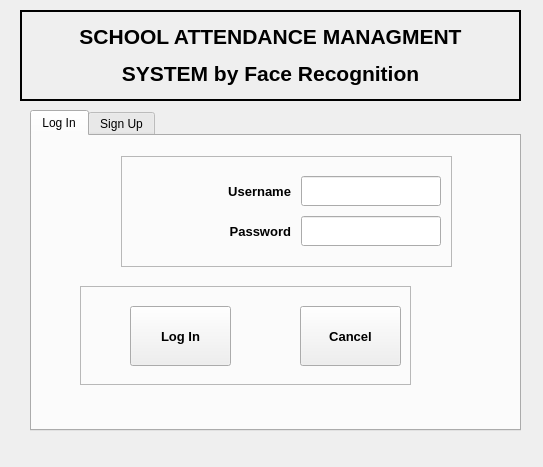
<?xml version="1.0" encoding="UTF-8"?>
<ui version="4.0">
 <class>Dialog</class>
 <widget class="QDialog" name="Dialog">
  <property name="geometry">
   <rect>
    <x>0</x>
    <y>0</y>
    <width>543</width>
    <height>467</height>
   </rect>
  </property>
  <property name="windowTitle">
   <string>Dialog</string>
  </property>
  <widget class="QTabWidget" name="tabWidget">
   <property name="geometry">
    <rect>
     <x>30</x>
     <y>110</y>
     <width>491</width>
     <height>321</height>
    </rect>
   </property>
   <property name="autoFillBackground">
    <bool>true</bool>
   </property>
   <property name="currentIndex">
    <number>0</number>
   </property>
   <widget class="QWidget" name="tab">
    <attribute name="title">
     <string>Log In</string>
    </attribute>
    <widget class="QPushButton" name="pushButton_3">
     <property name="enabled">
      <bool>false</bool>
     </property>
     <property name="geometry">
      <rect>
       <x>10</x>
       <y>20</y>
       <width>121</width>
       <height>111</height>
      </rect>
     </property>
     <property name="text">
      <string/>
     </property>
     <property name="icon">
      <iconset resource="icons.qrc">
       <normaloff>:/staticfiles/icons/managment3.png</normaloff>
       <disabledoff>:/staticfiles/icons/managment3.png</disabledoff>:/staticfiles/icons/managment3.png</iconset>
     </property>
     <property name="iconSize">
      <size>
       <width>100</width>
       <height>100</height>
      </size>
     </property>
     <property name="autoDefault">
      <bool>true</bool>
     </property>
     <property name="flat">
      <bool>true</bool>
     </property>
    </widget>
    <widget class="QFrame" name="frame_2">
     <property name="geometry">
      <rect>
       <x>48</x>
       <y>150</y>
       <width>331</width>
       <height>99</height>
      </rect>
     </property>
     <property name="frameShape">
      <enum>QFrame::StyledPanel</enum>
     </property>
     <property name="frameShadow">
      <enum>QFrame::Raised</enum>
     </property>
     <widget class="QPushButton" name="pushButton_2">
      <property name="geometry">
       <rect>
        <x>220</x>
        <y>20</y>
        <width>101</width>
        <height>60</height>
       </rect>
      </property>
      <property name="font">
       <font>
        <pointsize>10</pointsize>
        <weight>75</weight>
        <bold>true</bold>
       </font>
      </property>
      <property name="text">
       <string>Cancel</string>
      </property>
     </widget>
     <widget class="QPushButton" name="pushButton">
      <property name="geometry">
       <rect>
        <x>50</x>
        <y>20</y>
        <width>101</width>
        <height>60</height>
       </rect>
      </property>
      <property name="font">
       <font>
        <pointsize>10</pointsize>
        <weight>75</weight>
        <bold>true</bold>
       </font>
      </property>
      <property name="text">
       <string>Log In</string>
      </property>
     </widget>
    </widget>
    <widget class="QLabel" name="label_4">
     <property name="enabled">
      <bool>true</bool>
     </property>
     <property name="geometry">
      <rect>
       <x>9</x>
       <y>260</y>
       <width>471</width>
       <height>30</height>
      </rect>
     </property>
     <property name="font">
      <font>
       <family>Segoe UI</family>
       <pointsize>8</pointsize>
       <weight>75</weight>
       <bold>true</bold>
      </font>
     </property>
     <property name="text">
      <string/>
     </property>
     <property name="alignment">
      <set>Qt::AlignCenter</set>
     </property>
    </widget>
    <widget class="QFrame" name="frame">
     <property name="geometry">
      <rect>
       <x>89</x>
       <y>20</y>
       <width>331</width>
       <height>111</height>
      </rect>
     </property>
     <property name="frameShape">
      <enum>QFrame::StyledPanel</enum>
     </property>
     <property name="frameShadow">
      <enum>QFrame::Raised</enum>
     </property>
     <widget class="QLabel" name="label">
      <property name="geometry">
       <rect>
        <x>40</x>
        <y>20</y>
        <width>130</width>
        <height>30</height>
       </rect>
      </property>
      <property name="font">
       <font>
        <family>Segoe UI</family>
        <pointsize>10</pointsize>
        <weight>75</weight>
        <bold>true</bold>
       </font>
      </property>
      <property name="text">
       <string>Username</string>
      </property>
      <property name="alignment">
       <set>Qt::AlignRight|Qt::AlignTrailing|Qt::AlignVCenter</set>
      </property>
     </widget>
     <widget class="QLineEdit" name="lineEdit_2">
      <property name="geometry">
       <rect>
        <x>180</x>
        <y>60</y>
        <width>140</width>
        <height>30</height>
       </rect>
      </property>
      <property name="echoMode">
       <enum>QLineEdit::Password</enum>
      </property>
     </widget>
     <widget class="QLineEdit" name="lineEdit">
      <property name="geometry">
       <rect>
        <x>180</x>
        <y>20</y>
        <width>140</width>
        <height>30</height>
       </rect>
      </property>
     </widget>
     <widget class="QLabel" name="label_2">
      <property name="geometry">
       <rect>
        <x>60</x>
        <y>60</y>
        <width>110</width>
        <height>30</height>
       </rect>
      </property>
      <property name="font">
       <font>
        <family>Segoe UI</family>
        <pointsize>10</pointsize>
        <weight>75</weight>
        <bold>true</bold>
       </font>
      </property>
      <property name="text">
       <string>Password</string>
      </property>
      <property name="alignment">
       <set>Qt::AlignRight|Qt::AlignTrailing|Qt::AlignVCenter</set>
      </property>
     </widget>
    </widget>
   </widget>
   <widget class="QWidget" name="tab_2">
    <attribute name="title">
     <string>Sign Up</string>
    </attribute>
    <widget class="QLabel" name="label_5">
     <property name="geometry">
      <rect>
       <x>60</x>
       <y>30</y>
       <width>130</width>
       <height>30</height>
      </rect>
     </property>
     <property name="font">
      <font>
       <family>Segoe UI</family>
       <pointsize>10</pointsize>
       <weight>75</weight>
       <bold>true</bold>
      </font>
     </property>
     <property name="text">
      <string>Username</string>
     </property>
     <property name="alignment">
      <set>Qt::AlignRight|Qt::AlignTrailing|Qt::AlignVCenter</set>
     </property>
    </widget>
    <widget class="QLabel" name="label_6">
     <property name="geometry">
      <rect>
       <x>80</x>
       <y>70</y>
       <width>110</width>
       <height>30</height>
      </rect>
     </property>
     <property name="font">
      <font>
       <family>Segoe UI</family>
       <pointsize>10</pointsize>
       <weight>75</weight>
       <bold>true</bold>
      </font>
     </property>
     <property name="text">
      <string>Password</string>
     </property>
     <property name="alignment">
      <set>Qt::AlignRight|Qt::AlignTrailing|Qt::AlignVCenter</set>
     </property>
    </widget>
    <widget class="QLineEdit" name="lineEdit_3">
     <property name="geometry">
      <rect>
       <x>200</x>
       <y>30</y>
       <width>140</width>
       <height>30</height>
      </rect>
     </property>
    </widget>
    <widget class="QLineEdit" name="lineEdit_4">
     <property name="geometry">
      <rect>
       <x>200</x>
       <y>70</y>
       <width>140</width>
       <height>30</height>
      </rect>
     </property>
     <property name="echoMode">
      <enum>QLineEdit::Password</enum>
     </property>
    </widget>
    <widget class="QLineEdit" name="lineEdit_5">
     <property name="geometry">
      <rect>
       <x>200</x>
       <y>110</y>
       <width>140</width>
       <height>30</height>
      </rect>
     </property>
     <property name="text">
      <string/>
     </property>
     <property name="echoMode">
      <enum>QLineEdit::Password</enum>
     </property>
     <property name="cursorPosition">
      <number>0</number>
     </property>
    </widget>
    <widget class="QLabel" name="label_7">
     <property name="geometry">
      <rect>
       <x>80</x>
       <y>110</y>
       <width>110</width>
       <height>30</height>
      </rect>
     </property>
     <property name="font">
      <font>
       <family>Segoe UI</family>
       <pointsize>10</pointsize>
       <weight>75</weight>
       <bold>true</bold>
      </font>
     </property>
     <property name="text">
      <string>Re-Password</string>
     </property>
     <property name="alignment">
      <set>Qt::AlignRight|Qt::AlignTrailing|Qt::AlignVCenter</set>
     </property>
    </widget>
    <widget class="QPushButton" name="pushButton_4">
     <property name="geometry">
      <rect>
       <x>250</x>
       <y>160</y>
       <width>93</width>
       <height>31</height>
      </rect>
     </property>
     <property name="text">
      <string>Sign Up</string>
     </property>
    </widget>
   </widget>
  </widget>
  <widget class="QLabel" name="label_3">
   <property name="geometry">
    <rect>
     <x>20</x>
     <y>10</y>
     <width>501</width>
     <height>91</height>
    </rect>
   </property>
   <property name="font">
    <font>
     <family>Segoe UI</family>
     <pointsize>16</pointsize>
     <weight>75</weight>
     <bold>true</bold>
    </font>
   </property>
   <property name="frameShape">
    <enum>QFrame::WinPanel</enum>
   </property>
   <property name="text">
    <string>&lt;html&gt;&lt;head/&gt;&lt;body&gt;&lt;p align=&quot;center&quot;&gt;SCHOOL ATTENDANCE MANAGMENT&lt;/p&gt;&lt;p align=&quot;center&quot;&gt;SYSTEM by Face Recognition&lt;/p&gt;&lt;/body&gt;&lt;/html&gt;</string>
   </property>
   <property name="alignment">
    <set>Qt::AlignCenter</set>
   </property>
  </widget>
 </widget>
 <resources>
  <include location="icons.qrc"/>
 </resources>
 <connections/>
</ui>
